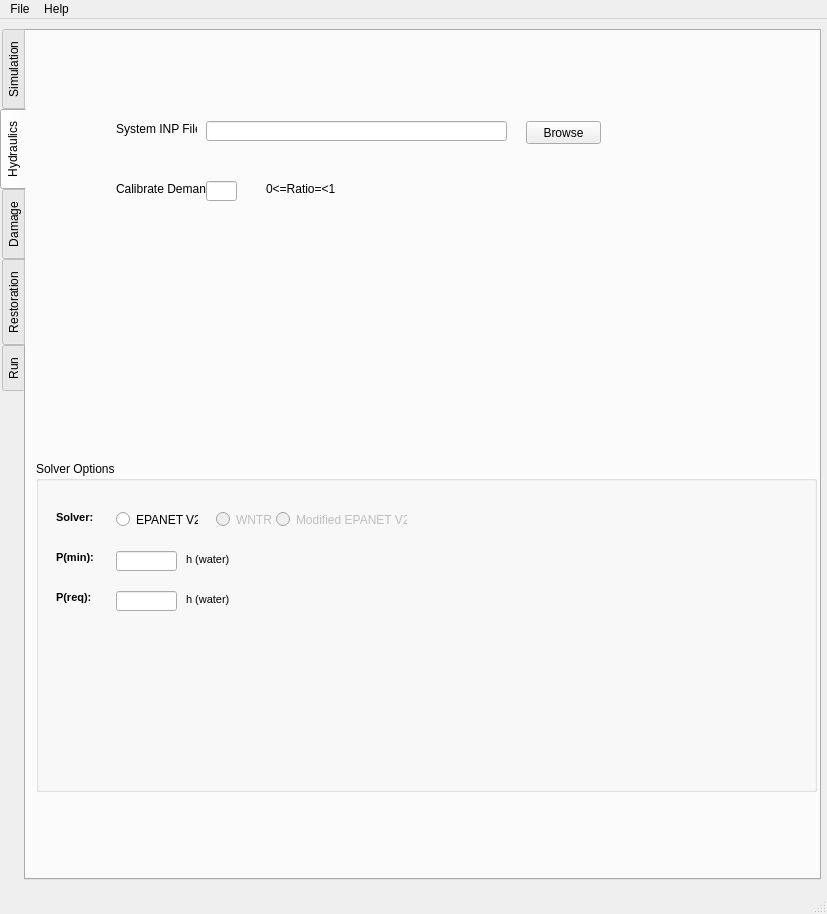
<?xml version="1.0" encoding="UTF-8"?>
<ui version="4.0">
 <class>MainWindow</class>
 <widget class="QMainWindow" name="MainWindow">
  <property name="geometry">
   <rect>
    <x>0</x>
    <y>0</y>
    <width>827</width>
    <height>914</height>
   </rect>
  </property>
  <property name="windowTitle">
   <string>REWET</string>
  </property>
  <widget class="QWidget" name="centralwidget">
   <widget class="QTabWidget" name="main_process">
    <property name="geometry">
     <rect>
      <x>0</x>
      <y>10</y>
      <width>821</width>
      <height>851</height>
     </rect>
    </property>
    <property name="tabPosition">
     <enum>QTabWidget::West</enum>
    </property>
    <property name="currentIndex">
     <number>1</number>
    </property>
    <widget class="QWidget" name="simulation_tab">
     <attribute name="title">
      <string>Simulation</string>
     </attribute>
     <widget class="QLabel" name="label">
      <property name="geometry">
       <rect>
        <x>70</x>
        <y>100</y>
        <width>101</width>
        <height>16</height>
       </rect>
      </property>
      <property name="font">
       <font>
        <weight>75</weight>
        <bold>true</bold>
       </font>
      </property>
      <property name="text">
       <string>Simulation time:</string>
      </property>
     </widget>
     <widget class="QLineEdit" name="time_line">
      <property name="geometry">
       <rect>
        <x>190</x>
        <y>100</y>
        <width>113</width>
        <height>20</height>
       </rect>
      </property>
      <property name="alignment">
       <set>Qt::AlignRight|Qt::AlignTrailing|Qt::AlignVCenter</set>
      </property>
     </widget>
     <widget class="QLabel" name="label_15">
      <property name="geometry">
       <rect>
        <x>70</x>
        <y>140</y>
        <width>101</width>
        <height>16</height>
       </rect>
      </property>
      <property name="font">
       <font>
        <weight>75</weight>
        <bold>true</bold>
       </font>
      </property>
      <property name="text">
       <string>Temp Folder:</string>
      </property>
     </widget>
     <widget class="QPushButton" name="pushButton_10">
      <property name="geometry">
       <rect>
        <x>510</x>
        <y>140</y>
        <width>75</width>
        <height>23</height>
       </rect>
      </property>
      <property name="text">
       <string>Browse</string>
      </property>
     </widget>
     <widget class="QLineEdit" name="lineEdit_16">
      <property name="geometry">
       <rect>
        <x>190</x>
        <y>140</y>
        <width>301</width>
        <height>20</height>
       </rect>
      </property>
     </widget>
     <widget class="QLabel" name="label_29">
      <property name="geometry">
       <rect>
        <x>70</x>
        <y>180</y>
        <width>101</width>
        <height>16</height>
       </rect>
      </property>
      <property name="font">
       <font>
        <weight>75</weight>
        <bold>true</bold>
       </font>
      </property>
      <property name="text">
       <string>Rewritre INP:</string>
      </property>
     </widget>
     <widget class="QRadioButton" name="radioButton_15">
      <property name="geometry">
       <rect>
        <x>190</x>
        <y>180</y>
        <width>82</width>
        <height>17</height>
       </rect>
      </property>
      <property name="text">
       <string>Yes</string>
      </property>
     </widget>
     <widget class="QRadioButton" name="radioButton_16">
      <property name="geometry">
       <rect>
        <x>250</x>
        <y>180</y>
        <width>82</width>
        <height>17</height>
       </rect>
      </property>
      <property name="text">
       <string>No</string>
      </property>
     </widget>
     <widget class="QLabel" name="label_30">
      <property name="geometry">
       <rect>
        <x>300</x>
        <y>180</y>
        <width>321</width>
        <height>31</height>
       </rect>
      </property>
      <property name="palette">
       <palette>
        <active>
         <colorrole role="WindowText">
          <brush brushstyle="SolidPattern">
           <color alpha="255">
            <red>170</red>
            <green>85</green>
            <blue>0</blue>
           </color>
          </brush>
         </colorrole>
         <colorrole role="Text">
          <brush brushstyle="SolidPattern">
           <color alpha="255">
            <red>170</red>
            <green>85</green>
            <blue>0</blue>
           </color>
          </brush>
         </colorrole>
         <colorrole role="PlaceholderText">
          <brush brushstyle="SolidPattern">
           <color alpha="128">
            <red>170</red>
            <green>85</green>
            <blue>0</blue>
           </color>
          </brush>
         </colorrole>
        </active>
        <inactive>
         <colorrole role="WindowText">
          <brush brushstyle="SolidPattern">
           <color alpha="255">
            <red>170</red>
            <green>85</green>
            <blue>0</blue>
           </color>
          </brush>
         </colorrole>
         <colorrole role="Text">
          <brush brushstyle="SolidPattern">
           <color alpha="255">
            <red>170</red>
            <green>85</green>
            <blue>0</blue>
           </color>
          </brush>
         </colorrole>
         <colorrole role="PlaceholderText">
          <brush brushstyle="SolidPattern">
           <color alpha="128">
            <red>170</red>
            <green>85</green>
            <blue>0</blue>
           </color>
          </brush>
         </colorrole>
        </inactive>
        <disabled>
         <colorrole role="WindowText">
          <brush brushstyle="SolidPattern">
           <color alpha="255">
            <red>120</red>
            <green>120</green>
            <blue>120</blue>
           </color>
          </brush>
         </colorrole>
         <colorrole role="Text">
          <brush brushstyle="SolidPattern">
           <color alpha="255">
            <red>120</red>
            <green>120</green>
            <blue>120</blue>
           </color>
          </brush>
         </colorrole>
         <colorrole role="PlaceholderText">
          <brush brushstyle="SolidPattern">
           <color alpha="128">
            <red>0</red>
            <green>0</green>
            <blue>0</blue>
           </color>
          </brush>
         </colorrole>
        </disabled>
       </palette>
      </property>
      <property name="text">
       <string>WARNING: Producing INP files for each event time can produce too many files</string>
      </property>
      <property name="wordWrap">
       <bool>true</bool>
      </property>
     </widget>
     <widget class="QLabel" name="label_32">
      <property name="geometry">
       <rect>
        <x>70</x>
        <y>240</y>
        <width>101</width>
        <height>16</height>
       </rect>
      </property>
      <property name="font">
       <font>
        <weight>75</weight>
        <bold>true</bold>
       </font>
      </property>
      <property name="text">
       <string>Run Type:</string>
      </property>
     </widget>
     <widget class="QRadioButton" name="radioButton_17">
      <property name="geometry">
       <rect>
        <x>190</x>
        <y>240</y>
        <width>82</width>
        <height>17</height>
       </rect>
      </property>
      <property name="text">
       <string>Singgle</string>
      </property>
     </widget>
     <widget class="QRadioButton" name="radioButton_18">
      <property name="geometry">
       <rect>
        <x>190</x>
        <y>270</y>
        <width>82</width>
        <height>17</height>
       </rect>
      </property>
      <property name="text">
       <string>Multiple Serial</string>
      </property>
     </widget>
    </widget>
    <widget class="QWidget" name="hudrauics_tab">
     <attribute name="title">
      <string>Hydraulics</string>
     </attribute>
     <widget class="QLabel" name="label_2">
      <property name="geometry">
       <rect>
        <x>90</x>
        <y>90</y>
        <width>81</width>
        <height>16</height>
       </rect>
      </property>
      <property name="text">
       <string>System INP File</string>
      </property>
     </widget>
     <widget class="QLineEdit" name="lineEdit">
      <property name="geometry">
       <rect>
        <x>180</x>
        <y>90</y>
        <width>301</width>
        <height>20</height>
       </rect>
      </property>
     </widget>
     <widget class="QPushButton" name="pushButton">
      <property name="geometry">
       <rect>
        <x>500</x>
        <y>90</y>
        <width>75</width>
        <height>23</height>
       </rect>
      </property>
      <property name="text">
       <string>Browse</string>
      </property>
     </widget>
     <widget class="QLabel" name="label_7">
      <property name="geometry">
       <rect>
        <x>90</x>
        <y>150</y>
        <width>91</width>
        <height>16</height>
       </rect>
      </property>
      <property name="text">
       <string>Calibrate Demand</string>
      </property>
     </widget>
     <widget class="QLineEdit" name="lineEdit_4">
      <property name="geometry">
       <rect>
        <x>180</x>
        <y>150</y>
        <width>31</width>
        <height>20</height>
       </rect>
      </property>
     </widget>
     <widget class="QLabel" name="label_8">
      <property name="geometry">
       <rect>
        <x>240</x>
        <y>150</y>
        <width>91</width>
        <height>16</height>
       </rect>
      </property>
      <property name="text">
       <string>0&lt;=Ratio=&lt;1</string>
      </property>
     </widget>
     <widget class="QGroupBox" name="groupBox_3">
      <property name="geometry">
       <rect>
        <x>10</x>
        <y>430</y>
        <width>781</width>
        <height>331</height>
       </rect>
      </property>
      <property name="title">
       <string>Solver Options</string>
      </property>
      <widget class="QLabel" name="label_9">
       <property name="geometry">
        <rect>
         <x>20</x>
         <y>50</y>
         <width>47</width>
         <height>13</height>
        </rect>
       </property>
       <property name="font">
        <font>
         <pointsize>8</pointsize>
         <weight>75</weight>
         <bold>true</bold>
        </font>
       </property>
       <property name="text">
        <string>Solver:</string>
       </property>
       <property name="textFormat">
        <enum>Qt::PlainText</enum>
       </property>
      </widget>
      <widget class="QRadioButton" name="radioButton_5">
       <property name="geometry">
        <rect>
         <x>80</x>
         <y>50</y>
         <width>82</width>
         <height>17</height>
        </rect>
       </property>
       <property name="text">
        <string>EPANET V2.2</string>
       </property>
      </widget>
      <widget class="QRadioButton" name="radioButton_6">
       <property name="enabled">
        <bool>false</bool>
       </property>
       <property name="geometry">
        <rect>
         <x>180</x>
         <y>50</y>
         <width>82</width>
         <height>17</height>
        </rect>
       </property>
       <property name="text">
        <string>WNTR</string>
       </property>
      </widget>
      <widget class="QRadioButton" name="radioButton_7">
       <property name="enabled">
        <bool>false</bool>
       </property>
       <property name="geometry">
        <rect>
         <x>240</x>
         <y>50</y>
         <width>131</width>
         <height>17</height>
        </rect>
       </property>
       <property name="text">
        <string>Modified EPANET V2.2</string>
       </property>
      </widget>
      <widget class="QLineEdit" name="lineEdit_5">
       <property name="geometry">
        <rect>
         <x>80</x>
         <y>90</y>
         <width>61</width>
         <height>20</height>
        </rect>
       </property>
      </widget>
      <widget class="QLineEdit" name="lineEdit_6">
       <property name="geometry">
        <rect>
         <x>80</x>
         <y>130</y>
         <width>61</width>
         <height>20</height>
        </rect>
       </property>
      </widget>
      <widget class="QLabel" name="label_10">
       <property name="geometry">
        <rect>
         <x>20</x>
         <y>90</y>
         <width>47</width>
         <height>13</height>
        </rect>
       </property>
       <property name="font">
        <font>
         <pointsize>8</pointsize>
         <weight>75</weight>
         <bold>true</bold>
        </font>
       </property>
       <property name="text">
        <string>P(min):</string>
       </property>
       <property name="textFormat">
        <enum>Qt::PlainText</enum>
       </property>
      </widget>
      <widget class="QLabel" name="label_11">
       <property name="geometry">
        <rect>
         <x>150</x>
         <y>90</y>
         <width>61</width>
         <height>16</height>
        </rect>
       </property>
       <property name="font">
        <font>
         <pointsize>8</pointsize>
         <weight>50</weight>
         <bold>false</bold>
        </font>
       </property>
       <property name="text">
        <string>h (water)</string>
       </property>
       <property name="textFormat">
        <enum>Qt::PlainText</enum>
       </property>
      </widget>
      <widget class="QLabel" name="label_12">
       <property name="geometry">
        <rect>
         <x>150</x>
         <y>130</y>
         <width>61</width>
         <height>16</height>
        </rect>
       </property>
       <property name="font">
        <font>
         <pointsize>8</pointsize>
         <weight>50</weight>
         <bold>false</bold>
        </font>
       </property>
       <property name="text">
        <string>h (water)</string>
       </property>
       <property name="textFormat">
        <enum>Qt::PlainText</enum>
       </property>
      </widget>
      <widget class="QLabel" name="label_13">
       <property name="geometry">
        <rect>
         <x>20</x>
         <y>130</y>
         <width>47</width>
         <height>13</height>
        </rect>
       </property>
       <property name="font">
        <font>
         <pointsize>8</pointsize>
         <weight>75</weight>
         <bold>true</bold>
        </font>
       </property>
       <property name="text">
        <string>P(req):</string>
       </property>
       <property name="textFormat">
        <enum>Qt::PlainText</enum>
       </property>
      </widget>
     </widget>
    </widget>
    <widget class="QWidget" name="damage_tab">
     <attribute name="title">
      <string>Damage</string>
     </attribute>
     <widget class="QTableWidget" name="tableWidget">
      <property name="geometry">
       <rect>
        <x>80</x>
        <y>140</y>
        <width>651</width>
        <height>192</height>
       </rect>
      </property>
      <attribute name="horizontalHeaderMinimumSectionSize">
       <number>60</number>
      </attribute>
      <attribute name="horizontalHeaderDefaultSectionSize">
       <number>125</number>
      </attribute>
      <column>
       <property name="text">
        <string>Name</string>
       </property>
      </column>
      <column>
       <property name="text">
        <string>Pipe</string>
       </property>
      </column>
      <column>
       <property name="text">
        <string>Node</string>
       </property>
      </column>
      <column>
       <property name="text">
        <string>Pump</string>
       </property>
      </column>
      <column>
       <property name="text">
        <string>Tank</string>
       </property>
      </column>
     </widget>
     <widget class="QLabel" name="label_31">
      <property name="geometry">
       <rect>
        <x>80</x>
        <y>100</y>
        <width>101</width>
        <height>16</height>
       </rect>
      </property>
      <property name="font">
       <font>
        <weight>75</weight>
        <bold>true</bold>
       </font>
      </property>
      <property name="text">
       <string>Damage Scenario</string>
      </property>
     </widget>
     <widget class="QPushButton" name="pushButton_11">
      <property name="geometry">
       <rect>
        <x>20</x>
        <y>150</y>
        <width>51</width>
        <height>23</height>
       </rect>
      </property>
      <property name="text">
       <string>Add</string>
      </property>
     </widget>
     <widget class="QTextBrowser" name="textBrowser">
      <property name="enabled">
       <bool>true</bool>
      </property>
      <property name="geometry">
       <rect>
        <x>0</x>
        <y>731</y>
        <width>791</width>
        <height>121</height>
       </rect>
      </property>
     </widget>
     <widget class="QPushButton" name="pushButton_12">
      <property name="geometry">
       <rect>
        <x>20</x>
        <y>180</y>
        <width>51</width>
        <height>23</height>
       </rect>
      </property>
      <property name="text">
       <string>Remove</string>
      </property>
     </widget>
     <widget class="QGroupBox" name="groupBox_7">
      <property name="geometry">
       <rect>
        <x>80</x>
        <y>350</y>
        <width>651</width>
        <height>80</height>
       </rect>
      </property>
      <property name="title">
       <string>File Headers Corerction</string>
      </property>
      <widget class="QPushButton" name="pushButton_13">
       <property name="geometry">
        <rect>
         <x>30</x>
         <y>30</y>
         <width>91</width>
         <height>23</height>
        </rect>
       </property>
       <property name="text">
        <string>Pipe</string>
       </property>
      </widget>
      <widget class="QPushButton" name="pushButton_17">
       <property name="geometry">
        <rect>
         <x>140</x>
         <y>30</y>
         <width>91</width>
         <height>23</height>
        </rect>
       </property>
       <property name="text">
        <string>Node</string>
       </property>
      </widget>
      <widget class="QPushButton" name="pushButton_16">
       <property name="geometry">
        <rect>
         <x>360</x>
         <y>30</y>
         <width>91</width>
         <height>23</height>
        </rect>
       </property>
       <property name="text">
        <string>Tanks</string>
       </property>
      </widget>
      <widget class="QPushButton" name="pushButton_15">
       <property name="geometry">
        <rect>
         <x>250</x>
         <y>30</y>
         <width>91</width>
         <height>23</height>
        </rect>
       </property>
       <property name="text">
        <string>Pump</string>
       </property>
      </widget>
     </widget>
     <widget class="QGroupBox" name="groupBox_8">
      <property name="geometry">
       <rect>
        <x>80</x>
        <y>460</y>
        <width>641</width>
        <height>80</height>
       </rect>
      </property>
      <property name="title">
       <string>Damage Modeling</string>
      </property>
      <widget class="QPushButton" name="pushButton_18">
       <property name="geometry">
        <rect>
         <x>30</x>
         <y>40</y>
         <width>101</width>
         <height>23</height>
        </rect>
       </property>
       <property name="text">
        <string>Pipe</string>
       </property>
      </widget>
      <widget class="QPushButton" name="pushButton_14">
       <property name="geometry">
        <rect>
         <x>150</x>
         <y>40</y>
         <width>101</width>
         <height>23</height>
        </rect>
       </property>
       <property name="text">
        <string>Nodal</string>
       </property>
      </widget>
     </widget>
    </widget>
    <widget class="QWidget" name="restoration_tab">
     <attribute name="title">
      <string>Restoration</string>
     </attribute>
     <widget class="QGroupBox" name="groupBox">
      <property name="geometry">
       <rect>
        <x>30</x>
        <y>40</y>
        <width>191</width>
        <height>80</height>
       </rect>
      </property>
      <property name="title">
       <string>Switch</string>
      </property>
      <widget class="QRadioButton" name="radioButton">
       <property name="geometry">
        <rect>
         <x>20</x>
         <y>40</y>
         <width>82</width>
         <height>17</height>
        </rect>
       </property>
       <property name="text">
        <string>On</string>
       </property>
      </widget>
      <widget class="QRadioButton" name="radioButton_2">
       <property name="geometry">
        <rect>
         <x>90</x>
         <y>40</y>
         <width>82</width>
         <height>17</height>
        </rect>
       </property>
       <property name="text">
        <string>Off</string>
       </property>
      </widget>
     </widget>
     <widget class="QGroupBox" name="groupBox_2">
      <property name="geometry">
       <rect>
        <x>30</x>
        <y>120</y>
        <width>731</width>
        <height>691</height>
       </rect>
      </property>
      <property name="title">
       <string>Restoration Definition</string>
      </property>
      <widget class="QPushButton" name="pushButton_3">
       <property name="geometry">
        <rect>
         <x>420</x>
         <y>100</y>
         <width>81</width>
         <height>23</height>
        </rect>
       </property>
       <property name="text">
        <string>Browse</string>
       </property>
      </widget>
      <widget class="QRadioButton" name="radioButton_3">
       <property name="geometry">
        <rect>
         <x>260</x>
         <y>60</y>
         <width>111</width>
         <height>17</height>
        </rect>
       </property>
       <property name="text">
        <string>Policy File (*.rrp)</string>
       </property>
      </widget>
      <widget class="QRadioButton" name="radioButton_4">
       <property name="geometry">
        <rect>
         <x>170</x>
         <y>60</y>
         <width>82</width>
         <height>17</height>
        </rect>
       </property>
       <property name="text">
        <string>Script (*.txt)</string>
       </property>
      </widget>
      <widget class="QLabel" name="label_5">
       <property name="geometry">
        <rect>
         <x>30</x>
         <y>60</y>
         <width>121</width>
         <height>16</height>
        </rect>
       </property>
       <property name="font">
        <font>
         <weight>75</weight>
         <bold>true</bold>
        </font>
       </property>
       <property name="text">
        <string>Policy Definition File:</string>
       </property>
      </widget>
      <widget class="QLineEdit" name="lineEdit_3">
       <property name="geometry">
        <rect>
         <x>170</x>
         <y>100</y>
         <width>241</width>
         <height>20</height>
        </rect>
       </property>
       <property name="text">
        <string/>
       </property>
      </widget>
      <widget class="QPushButton" name="pushButton_4">
       <property name="geometry">
        <rect>
         <x>420</x>
         <y>60</y>
         <width>81</width>
         <height>23</height>
        </rect>
       </property>
       <property name="text">
        <string>Policy Designer</string>
       </property>
      </widget>
      <widget class="QLabel" name="label_6">
       <property name="geometry">
        <rect>
         <x>30</x>
         <y>210</y>
         <width>131</width>
         <height>16</height>
        </rect>
       </property>
       <property name="font">
        <font>
         <weight>75</weight>
         <bold>true</bold>
        </font>
       </property>
       <property name="text">
        <string>Minimum Event Time:</string>
       </property>
      </widget>
      <widget class="QLineEdit" name="lineEdit_7">
       <property name="geometry">
        <rect>
         <x>170</x>
         <y>210</y>
         <width>51</width>
         <height>20</height>
        </rect>
       </property>
      </widget>
      <widget class="QLabel" name="label_14">
       <property name="geometry">
        <rect>
         <x>30</x>
         <y>150</y>
         <width>131</width>
         <height>16</height>
        </rect>
       </property>
       <property name="font">
        <font>
         <weight>75</weight>
         <bold>true</bold>
        </font>
       </property>
       <property name="text">
        <string>Crew Availability:</string>
       </property>
      </widget>
      <widget class="QPushButton" name="pushButton_5">
       <property name="geometry">
        <rect>
         <x>420</x>
         <y>150</y>
         <width>81</width>
         <height>23</height>
        </rect>
       </property>
       <property name="text">
        <string>Browse</string>
       </property>
      </widget>
      <widget class="QLineEdit" name="lineEdit_8">
       <property name="geometry">
        <rect>
         <x>170</x>
         <y>150</y>
         <width>241</width>
         <height>20</height>
        </rect>
       </property>
       <property name="text">
        <string/>
       </property>
      </widget>
     </widget>
    </widget>
    <widget class="QWidget" name="run_tab">
     <attribute name="title">
      <string>Run</string>
     </attribute>
     <widget class="QPushButton" name="pushButton_19">
      <property name="geometry">
       <rect>
        <x>260</x>
        <y>320</y>
        <width>181</width>
        <height>23</height>
       </rect>
      </property>
      <property name="font">
       <font>
        <pointsize>12</pointsize>
       </font>
      </property>
      <property name="text">
       <string>RUN</string>
      </property>
     </widget>
     <widget class="QProgressBar" name="progressBar">
      <property name="geometry">
       <rect>
        <x>60</x>
        <y>380</y>
        <width>671</width>
        <height>23</height>
       </rect>
      </property>
      <property name="value">
       <number>24</number>
      </property>
      <property name="textVisible">
       <bool>true</bool>
      </property>
      <property name="orientation">
       <enum>Qt::Horizontal</enum>
      </property>
     </widget>
    </widget>
   </widget>
  </widget>
  <widget class="QMenuBar" name="menubar">
   <property name="geometry">
    <rect>
     <x>0</x>
     <y>0</y>
     <width>827</width>
     <height>21</height>
    </rect>
   </property>
   <widget class="QMenu" name="menuFile">
    <property name="title">
     <string>File</string>
    </property>
    <addaction name="actionOpen_Project"/>
    <addaction name="separator"/>
    <addaction name="actionSave"/>
    <addaction name="actionSave_Project_As"/>
    <addaction name="separator"/>
    <addaction name="actionExit"/>
   </widget>
   <widget class="QMenu" name="menuHelp">
    <property name="title">
     <string>Help</string>
    </property>
    <addaction name="actionREWET_GITHub"/>
    <addaction name="actionAbout"/>
   </widget>
   <addaction name="menuFile"/>
   <addaction name="menuHelp"/>
  </widget>
  <widget class="QStatusBar" name="statusbar"/>
  <action name="actionOpen_Project">
   <property name="text">
    <string>Open Project</string>
   </property>
  </action>
  <action name="actionSave">
   <property name="text">
    <string>Save</string>
   </property>
  </action>
  <action name="actionSave_Project_As">
   <property name="text">
    <string>Save Project As</string>
   </property>
  </action>
  <action name="actionExit">
   <property name="text">
    <string>Exit</string>
   </property>
  </action>
  <action name="actionAbout">
   <property name="text">
    <string>About</string>
   </property>
  </action>
  <action name="actionREWET_GITHub">
   <property name="text">
    <string>REWET GITHUB</string>
   </property>
  </action>
 </widget>
 <resources/>
 <connections/>
</ui>
